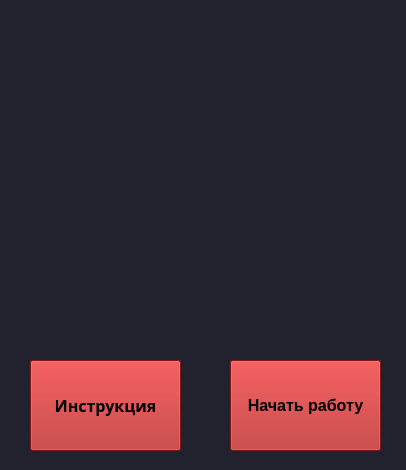
<?xml version="1.0" encoding="UTF-8"?>
<ui version="4.0">
 <class>MainWindow</class>
 <widget class="QMainWindow" name="MainWindow">
  <property name="geometry">
   <rect>
    <x>0</x>
    <y>0</y>
    <width>406</width>
    <height>470</height>
   </rect>
  </property>
  <property name="palette">
   <palette>
    <active>
     <colorrole role="Button">
      <brush brushstyle="SolidPattern">
       <color alpha="255">
        <red>0</red>
        <green>0</green>
        <blue>0</blue>
       </color>
      </brush>
     </colorrole>
    </active>
    <inactive>
     <colorrole role="Button">
      <brush brushstyle="SolidPattern">
       <color alpha="255">
        <red>0</red>
        <green>0</green>
        <blue>0</blue>
       </color>
      </brush>
     </colorrole>
    </inactive>
    <disabled>
     <colorrole role="Button">
      <brush brushstyle="SolidPattern">
       <color alpha="255">
        <red>0</red>
        <green>0</green>
        <blue>0</blue>
       </color>
      </brush>
     </colorrole>
    </disabled>
   </palette>
  </property>
  <property name="font">
   <font>
    <family>Yu Gothic UI</family>
   </font>
  </property>
  <property name="windowTitle">
   <string>AntiCovid</string>
  </property>
  <property name="styleSheet">
   <string notr="true">background-color: 22222e</string>
  </property>
  <widget class="QWidget" name="centralwidget">
   <property name="styleSheet">
    <string notr="true">background-color: #22222e</string>
   </property>
   <widget class="QPushButton" name="instr_btn">
    <property name="geometry">
     <rect>
      <x>30</x>
      <y>360</y>
      <width>151</width>
      <height>91</height>
     </rect>
    </property>
    <property name="palette">
     <palette>
      <active>
       <colorrole role="Button">
        <brush brushstyle="SolidPattern">
         <color alpha="255">
          <red>178</red>
          <green>34</green>
          <blue>34</blue>
         </color>
        </brush>
       </colorrole>
       <colorrole role="Base">
        <brush brushstyle="SolidPattern">
         <color alpha="255">
          <red>178</red>
          <green>34</green>
          <blue>34</blue>
         </color>
        </brush>
       </colorrole>
       <colorrole role="Window">
        <brush brushstyle="SolidPattern">
         <color alpha="255">
          <red>178</red>
          <green>34</green>
          <blue>34</blue>
         </color>
        </brush>
       </colorrole>
      </active>
      <inactive>
       <colorrole role="Button">
        <brush brushstyle="SolidPattern">
         <color alpha="255">
          <red>178</red>
          <green>34</green>
          <blue>34</blue>
         </color>
        </brush>
       </colorrole>
       <colorrole role="Base">
        <brush brushstyle="SolidPattern">
         <color alpha="255">
          <red>178</red>
          <green>34</green>
          <blue>34</blue>
         </color>
        </brush>
       </colorrole>
       <colorrole role="Window">
        <brush brushstyle="SolidPattern">
         <color alpha="255">
          <red>178</red>
          <green>34</green>
          <blue>34</blue>
         </color>
        </brush>
       </colorrole>
      </inactive>
      <disabled>
       <colorrole role="Button">
        <brush brushstyle="SolidPattern">
         <color alpha="255">
          <red>178</red>
          <green>34</green>
          <blue>34</blue>
         </color>
        </brush>
       </colorrole>
       <colorrole role="Base">
        <brush brushstyle="SolidPattern">
         <color alpha="255">
          <red>178</red>
          <green>34</green>
          <blue>34</blue>
         </color>
        </brush>
       </colorrole>
       <colorrole role="Window">
        <brush brushstyle="SolidPattern">
         <color alpha="255">
          <red>178</red>
          <green>34</green>
          <blue>34</blue>
         </color>
        </brush>
       </colorrole>
      </disabled>
     </palette>
    </property>
    <property name="font">
     <font>
      <family>Microsoft YaHei</family>
      <pointsize>12</pointsize>
      <weight>75</weight>
      <bold>true</bold>
     </font>
    </property>
    <property name="styleSheet">
     <string notr="true">background-color:#B22222</string>
    </property>
    <property name="text">
     <string>Инструкция</string>
    </property>
   </widget>
   <widget class="QPushButton" name="start_work_btn">
    <property name="geometry">
     <rect>
      <x>230</x>
      <y>360</y>
      <width>151</width>
      <height>91</height>
     </rect>
    </property>
    <property name="font">
     <font>
      <family>Microsoft YaHei UI</family>
      <pointsize>12</pointsize>
      <weight>75</weight>
      <italic>false</italic>
      <bold>true</bold>
     </font>
    </property>
    <property name="styleSheet">
     <string notr="true">background-color:#B22222</string>
    </property>
    <property name="text">
     <string>Начать работу</string>
    </property>
   </widget>
   <widget class="QLabel" name="label">
    <property name="geometry">
     <rect>
      <x>40</x>
      <y>10</y>
      <width>331</width>
      <height>321</height>
     </rect>
    </property>
    <property name="text">
     <string/>
    </property>
    <property name="pixmap">
     <pixmap>../../Downloads/icon.png</pixmap>
    </property>
   </widget>
  </widget>
 </widget>
 <resources/>
 <connections/>
</ui>
